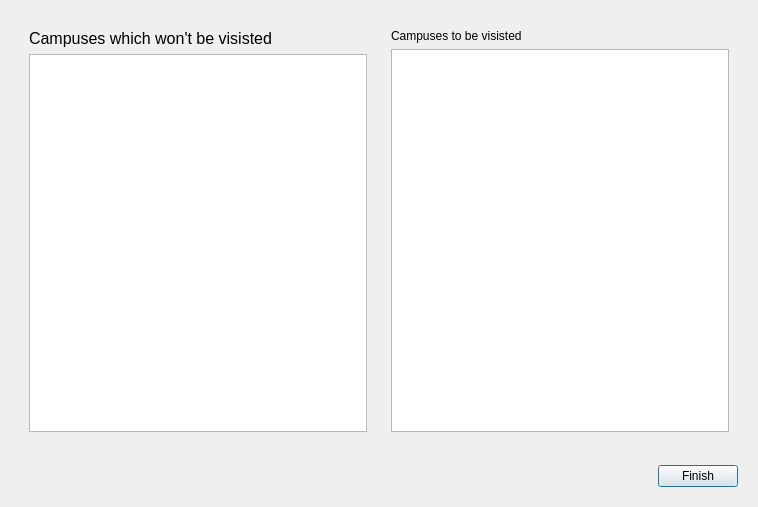
<?xml version="1.0" encoding="UTF-8"?>
<ui version="4.0">
 <class>chosencampusclass</class>
 <widget class="QDialog" name="chosencampusclass">
  <property name="geometry">
   <rect>
    <x>0</x>
    <y>0</y>
    <width>758</width>
    <height>507</height>
   </rect>
  </property>
  <property name="windowTitle">
   <string>Dialog</string>
  </property>
  <layout class="QVBoxLayout" name="verticalLayout_3">
   <item>
    <widget class="QWidget" name="widget_3" native="true">
     <layout class="QHBoxLayout" name="horizontalLayout">
      <item>
       <widget class="QWidget" name="widget" native="true">
        <layout class="QVBoxLayout" name="verticalLayout">
         <item>
          <widget class="QLabel" name="label">
           <property name="font">
            <font>
             <pointsize>12</pointsize>
            </font>
           </property>
           <property name="text">
            <string>Campuses which won't be visisted</string>
           </property>
          </widget>
         </item>
         <item>
          <widget class="QListWidget" name="choosecampus_listwidget"/>
         </item>
        </layout>
       </widget>
      </item>
      <item>
       <widget class="QWidget" name="widget_2" native="true">
        <layout class="QVBoxLayout" name="verticalLayout_2">
         <item>
          <widget class="QLabel" name="label_2">
           <property name="text">
            <string>Campuses to be visisted</string>
           </property>
          </widget>
         </item>
         <item>
          <widget class="QListWidget" name="choosecampus_listwidget2"/>
         </item>
        </layout>
       </widget>
      </item>
     </layout>
    </widget>
   </item>
   <item>
    <widget class="QWidget" name="widget_4" native="true">
     <layout class="QHBoxLayout" name="horizontalLayout_2">
      <item>
       <spacer name="horizontalSpacer">
        <property name="orientation">
         <enum>Qt::Horizontal</enum>
        </property>
        <property name="sizeHint" stdset="0">
         <size>
          <width>40</width>
          <height>20</height>
         </size>
        </property>
       </spacer>
      </item>
      <item>
       <widget class="QPushButton" name="finish_button">
        <property name="text">
         <string>Finish</string>
        </property>
       </widget>
      </item>
     </layout>
    </widget>
   </item>
  </layout>
 </widget>
 <resources/>
 <connections/>
</ui>
